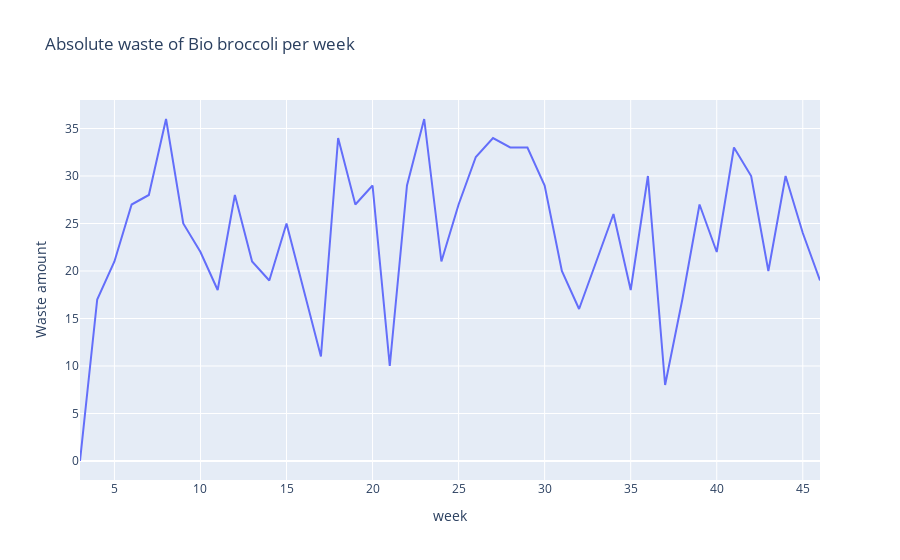

Notebook source saved alongside this figure:
### Code cell
import plotly.express as px
fig = px.line(waste_group, x = "week", y = "waste nn", title="Absolute waste of Bio broccoli per week")
fig.update_yaxes(title="Waste amount")
fig.show()

### Figure 1 — Plotly figure (JSON) as saved in the notebook; plotly's stock layout.template omitted (floating-point values rounded to 4 significant figures)
{"data": [{"hovertemplate": "week=%{x}<br>waste nn=%{y}<extra></extra>", "legendgroup": "", "line": {"color": "#636efa", "dash": "solid"}, "mode": "lines", "name": "", "orientation": "v", "showlegend": false, "type": "scatter", "x": [3, 4, 5, 6, 7, 8, 9, 10, 11, 12, 13, 14, 15, 16, 17, 18, 19, 20, 21, 22, 23, 24, 25, 26, 27, 28, 29, 30, 31, 32, 33, 34, 35, 36, 37, 38, 39, 40, 41, 42, 43, 44, 45, 46], "xaxis": "x", "y": [0, 17, 21, 27, 28, 36, 25, 22, 18, 28, 21, 19, 25, 18, 11, 34, 27, 29, 10, 29, 36, 21, 27, 32, 34, 33, 33, 29, 20, 16, 21, 26, 18, 30, 8, 17, 27, 22, 33, 30, 20, 30, 24, 19], "yaxis": "y"}], "layout": {"legend": {"tracegroupgap": 0}, "title": {"text": "Absolute waste of Bio broccoli per week"}, "xaxis": {"anchor": "y", "domain": [0, 1], "title": {"text": "week"}}, "yaxis": {"anchor": "x", "domain": [0, 1], "title": {"text": "Waste amount"}}}}
